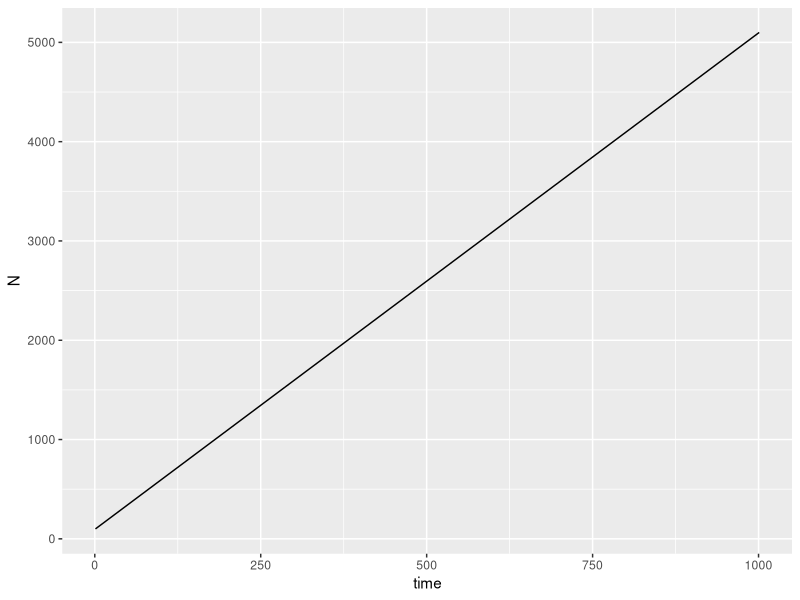
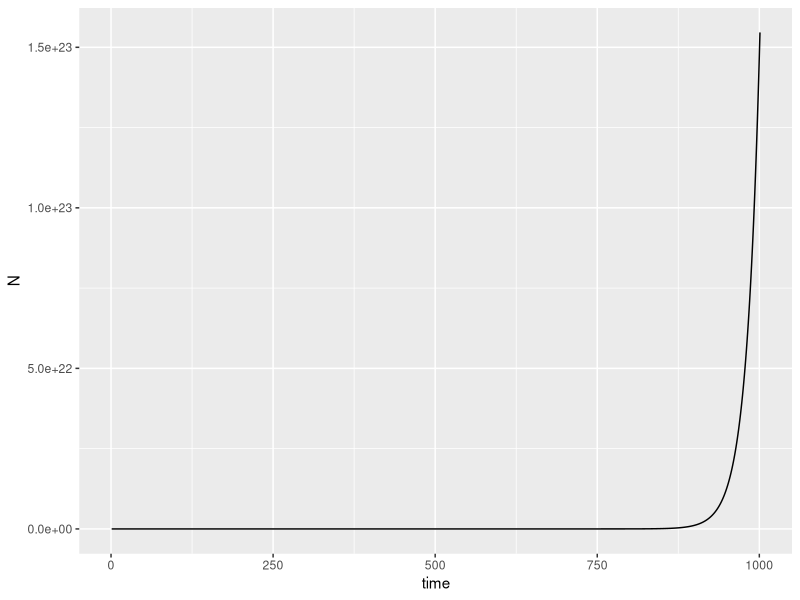

Generate these figures, in order, with R:
library(tidyverse)

# Function to estimate total growth over time
total_growth <- function(N0, t, B, I, D, E) {
  
  pop_sizes <- vector(mode = "numeric", length = t +1)
  pop_sizes[1] <- N0
  
  for(i in 2:length(pop_sizes)) {
    Nt <- pop_sizes[i-1] + B + I - D - E
    pop_sizes[i] <- Nt
  }
  
  return(pop_sizes)
  
}

# Function to estimate per capita growth over time
percap_growth <- function(N0, t, B, I, D, E) {
  
  b <- B/N0
  d <- D/N0
  e <- E/N0
  im <- I/N0
  
  pop_sizes <- vector(mode = "numeric", length = t +1)
  pop_sizes[1] <- N0
  
  for(i in 2:length(pop_sizes)) {
    Nt <- pop_sizes[i-1] + (b*pop_sizes[i-1]) + (im*pop_sizes[i-1]) - (d*pop_sizes[i-1]) - (e*pop_sizes[i-1])
    pop_sizes[i] <- Nt
  }
  
  return(pop_sizes)
  
}

# Set parameters

N0 <- 100 # Initial population size
t <- 1000 # Time
B <- 20 # Number of births
D <- 10 # Number of deaths
I <- 10 # Number of immigrants
E <- 15 # Number of emigrants

# Plot total growth
tibble(time = 1:(t+1), N = total_growth(N0 = N0, t = t, B = B, D = D, I = I, E = E)) %>%
  ggplot(aes(x = time, y = N)) +
  geom_line()

# Plot per-capita growth
tibble(time = 1:(t+1), N = percap_growth(N0 = N0, t = t, B = B, D = D, I = I, E = E)) %>%
  ggplot(aes(x = time, y = N)) +
  geom_line()
